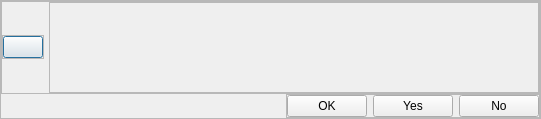
<?xml version="1.0" encoding="UTF-8"?>
<ui version="4.0">
 <class>Dialog</class>
 <widget class="QDialog" name="Dialog">
  <property name="geometry">
   <rect>
    <x>0</x>
    <y>0</y>
    <width>541</width>
    <height>119</height>
   </rect>
  </property>
  <property name="windowTitle">
   <string>Dialog</string>
  </property>
  <property name="styleSheet">
   <string notr="true"/>
  </property>
  <layout class="QVBoxLayout" name="verticalLayout">
   <property name="spacing">
    <number>0</number>
   </property>
   <property name="leftMargin">
    <number>0</number>
   </property>
   <property name="topMargin">
    <number>0</number>
   </property>
   <property name="rightMargin">
    <number>0</number>
   </property>
   <property name="bottomMargin">
    <number>0</number>
   </property>
   <item>
    <widget class="QFrame" name="frame_centralwidget">
     <property name="frameShape">
      <enum>QFrame::StyledPanel</enum>
     </property>
     <property name="frameShadow">
      <enum>QFrame::Raised</enum>
     </property>
     <layout class="QVBoxLayout" name="verticalLayout_4">
      <property name="spacing">
       <number>0</number>
      </property>
      <property name="leftMargin">
       <number>0</number>
      </property>
      <property name="topMargin">
       <number>0</number>
      </property>
      <property name="rightMargin">
       <number>0</number>
      </property>
      <property name="bottomMargin">
       <number>0</number>
      </property>
      <item>
       <widget class="QFrame" name="frame_info">
        <property name="frameShape">
         <enum>QFrame::StyledPanel</enum>
        </property>
        <property name="frameShadow">
         <enum>QFrame::Raised</enum>
        </property>
        <layout class="QHBoxLayout" name="horizontalLayout_2">
         <property name="spacing">
          <number>5</number>
         </property>
         <property name="leftMargin">
          <number>0</number>
         </property>
         <property name="topMargin">
          <number>0</number>
         </property>
         <property name="rightMargin">
          <number>0</number>
         </property>
         <property name="bottomMargin">
          <number>0</number>
         </property>
         <item alignment="Qt::AlignLeft|Qt::AlignVCenter">
          <widget class="QFrame" name="frame_info_image">
           <property name="frameShape">
            <enum>QFrame::StyledPanel</enum>
           </property>
           <property name="frameShadow">
            <enum>QFrame::Raised</enum>
           </property>
           <layout class="QVBoxLayout" name="verticalLayout_3">
            <property name="spacing">
             <number>0</number>
            </property>
            <property name="leftMargin">
             <number>0</number>
            </property>
            <property name="topMargin">
             <number>0</number>
            </property>
            <property name="rightMargin">
             <number>0</number>
            </property>
            <property name="bottomMargin">
             <number>0</number>
            </property>
            <item>
             <widget class="QPushButton" name="buttonLogo">
              <property name="text">
               <string/>
              </property>
              <property name="icon">
               <iconset resource="../icons.qrc">
                <normaloff>:/icons/jba logo.png</normaloff>:/icons/jba logo.png</iconset>
              </property>
              <property name="iconSize">
               <size>
                <width>50</width>
                <height>50</height>
               </size>
              </property>
             </widget>
            </item>
           </layout>
          </widget>
         </item>
         <item>
          <widget class="QFrame" name="frame_info_message">
           <property name="sizePolicy">
            <sizepolicy hsizetype="Preferred" vsizetype="Expanding">
             <horstretch>0</horstretch>
             <verstretch>0</verstretch>
            </sizepolicy>
           </property>
           <property name="frameShape">
            <enum>QFrame::StyledPanel</enum>
           </property>
           <property name="frameShadow">
            <enum>QFrame::Raised</enum>
           </property>
           <layout class="QVBoxLayout" name="verticalLayout_2">
            <property name="spacing">
             <number>0</number>
            </property>
            <property name="leftMargin">
             <number>0</number>
            </property>
            <property name="topMargin">
             <number>0</number>
            </property>
            <property name="rightMargin">
             <number>0</number>
            </property>
            <property name="bottomMargin">
             <number>0</number>
            </property>
            <item>
             <widget class="QLabel" name="textInfo">
              <property name="sizePolicy">
               <sizepolicy hsizetype="Expanding" vsizetype="Expanding">
                <horstretch>0</horstretch>
                <verstretch>0</verstretch>
               </sizepolicy>
              </property>
              <property name="text">
               <string/>
              </property>
              <property name="alignment">
               <set>Qt::AlignLeading|Qt::AlignLeft|Qt::AlignVCenter</set>
              </property>
              <property name="wordWrap">
               <bool>true</bool>
              </property>
             </widget>
            </item>
           </layout>
          </widget>
         </item>
        </layout>
       </widget>
      </item>
      <item alignment="Qt::AlignRight">
       <widget class="QFrame" name="frame">
        <property name="frameShape">
         <enum>QFrame::StyledPanel</enum>
        </property>
        <property name="frameShadow">
         <enum>QFrame::Raised</enum>
        </property>
        <layout class="QHBoxLayout" name="horizontalLayout">
         <property name="leftMargin">
          <number>0</number>
         </property>
         <property name="topMargin">
          <number>0</number>
         </property>
         <property name="rightMargin">
          <number>0</number>
         </property>
         <property name="bottomMargin">
          <number>0</number>
         </property>
         <item>
          <widget class="QPushButton" name="buttonOk">
           <property name="text">
            <string>OK</string>
           </property>
          </widget>
         </item>
         <item>
          <widget class="QPushButton" name="buttonYes">
           <property name="text">
            <string>Yes</string>
           </property>
          </widget>
         </item>
         <item>
          <widget class="QPushButton" name="buttonNo">
           <property name="text">
            <string>No</string>
           </property>
          </widget>
         </item>
        </layout>
       </widget>
      </item>
     </layout>
    </widget>
   </item>
  </layout>
 </widget>
 <resources>
  <include location="../icons.qrc"/>
 </resources>
 <connections/>
</ui>
